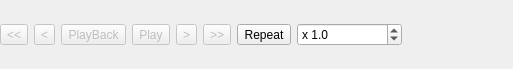
<?xml version="1.0" encoding="UTF-8"?>
<ui version="4.0">
 <class>msvQTimePlayerWidget</class>
 <widget class="QWidget" name="msvQTimePlayerWidget">
  <property name="geometry">
   <rect>
    <x>0</x>
    <y>0</y>
    <width>513</width>
    <height>69</height>
   </rect>
  </property>
  <property name="windowTitle">
   <string>Form</string>
  </property>
  <layout class="QHBoxLayout" name="horizontalLayout">
   <property name="margin">
    <number>0</number>
   </property>
   <item>
    <widget class="QToolButton" name="firstFrameButton">
     <property name="enabled">
      <bool>false</bool>
     </property>
     <property name="text">
      <string>&lt;&lt;</string>
     </property>
     <property name="icon">
      <iconset resource="../msvQWidgets.qrc">
       <normaloff>:/Icons/timeToFirst.png</normaloff>:/Icons/timeToFirst.png</iconset>
     </property>
     <property name="iconSize">
      <size>
       <width>24</width>
       <height>24</height>
      </size>
     </property>
    </widget>
   </item>
   <item>
    <widget class="QToolButton" name="previousFrameButton">
     <property name="enabled">
      <bool>false</bool>
     </property>
     <property name="text">
      <string>&lt;</string>
     </property>
     <property name="icon">
      <iconset resource="../msvQWidgets.qrc">
       <normaloff>:/Icons/frameBack.png</normaloff>:/Icons/frameBack.png</iconset>
     </property>
     <property name="iconSize">
      <size>
       <width>24</width>
       <height>24</height>
      </size>
     </property>
     <property name="autoRepeat">
      <bool>true</bool>
     </property>
    </widget>
   </item>
   <item>
    <widget class="QToolButton" name="playReverseButton">
     <property name="enabled">
      <bool>false</bool>
     </property>
     <property name="text">
      <string>PlayBack</string>
     </property>
     <property name="icon">
      <iconset resource="../msvQWidgets.qrc">
       <normaloff>:/Icons/timePlayReverse.png</normaloff>
       <normalon>:/Icons/pause.png</normalon>:/Icons/timePlayReverse.png</iconset>
     </property>
     <property name="iconSize">
      <size>
       <width>24</width>
       <height>24</height>
      </size>
     </property>
     <property name="checkable">
      <bool>true</bool>
     </property>
    </widget>
   </item>
   <item>
    <widget class="QToolButton" name="playButton">
     <property name="enabled">
      <bool>false</bool>
     </property>
     <property name="text">
      <string>Play</string>
     </property>
     <property name="icon">
      <iconset resource="../msvQWidgets.qrc">
       <normaloff>:/Icons/timePlay.png</normaloff>
       <normalon>:/Icons/pause.png</normalon>:/Icons/timePlay.png</iconset>
     </property>
     <property name="iconSize">
      <size>
       <width>24</width>
       <height>24</height>
      </size>
     </property>
     <property name="checkable">
      <bool>true</bool>
     </property>
    </widget>
   </item>
   <item>
    <widget class="QToolButton" name="nextFrameButton">
     <property name="enabled">
      <bool>false</bool>
     </property>
     <property name="text">
      <string>&gt;</string>
     </property>
     <property name="icon">
      <iconset resource="../msvQWidgets.qrc">
       <normaloff>:/Icons/frameForward.png</normaloff>:/Icons/frameForward.png</iconset>
     </property>
     <property name="iconSize">
      <size>
       <width>24</width>
       <height>24</height>
      </size>
     </property>
     <property name="autoRepeat">
      <bool>true</bool>
     </property>
    </widget>
   </item>
   <item>
    <widget class="QToolButton" name="lastFrameButton">
     <property name="enabled">
      <bool>false</bool>
     </property>
     <property name="text">
      <string>&gt;&gt;</string>
     </property>
     <property name="icon">
      <iconset resource="../msvQWidgets.qrc">
       <normaloff>:/Icons/timeToLast.png</normaloff>:/Icons/timeToLast.png</iconset>
     </property>
     <property name="iconSize">
      <size>
       <width>24</width>
       <height>24</height>
      </size>
     </property>
    </widget>
   </item>
   <item>
    <widget class="QToolButton" name="repeatButton">
     <property name="text">
      <string>Repeat</string>
     </property>
     <property name="icon">
      <iconset resource="../msvQWidgets.qrc">
       <normaloff>:/Icons/repeat.png</normaloff>:/Icons/repeat.png</iconset>
     </property>
     <property name="iconSize">
      <size>
       <width>24</width>
       <height>24</height>
      </size>
     </property>
     <property name="checkable">
      <bool>true</bool>
     </property>
     <property name="checked">
      <bool>false</bool>
     </property>
    </widget>
   </item>
   <item>
    <widget class="QDoubleSpinBox" name="speedFactorSpinBox">
     <property name="prefix">
      <string>x </string>
     </property>
     <property name="decimals">
      <number>1</number>
     </property>
     <property name="minimum">
      <double>0.100000000000000</double>
     </property>
     <property name="maximum">
      <double>64.000000000000000</double>
     </property>
     <property name="singleStep">
      <double>0.200000000000000</double>
     </property>
     <property name="value">
      <double>1.000000000000000</double>
     </property>
    </widget>
   </item>
   <item>
    <widget class="ctkSliderWidget" name="timeSlider" native="true">
     <property name="enabled">
      <bool>false</bool>
     </property>
     <property name="decimals" stdset="0">
      <number>2</number>
     </property>
     <property name="minimum" stdset="0">
      <double>-1.000000000000000</double>
     </property>
     <property name="maximum" stdset="0">
      <double>-1.000000000000000</double>
     </property>
     <property name="value" stdset="0">
      <double>-1.000000000000000</double>
     </property>
    </widget>
   </item>
  </layout>
 </widget>
 <customwidgets>
  <customwidget>
   <class>ctkSliderWidget</class>
   <extends>QWidget</extends>
   <header>ctkSliderWidget.h</header>
  </customwidget>
 </customwidgets>
 <resources>
  <include location="../msvQWidgets.qrc"/>
 </resources>
 <connections/>
</ui>
